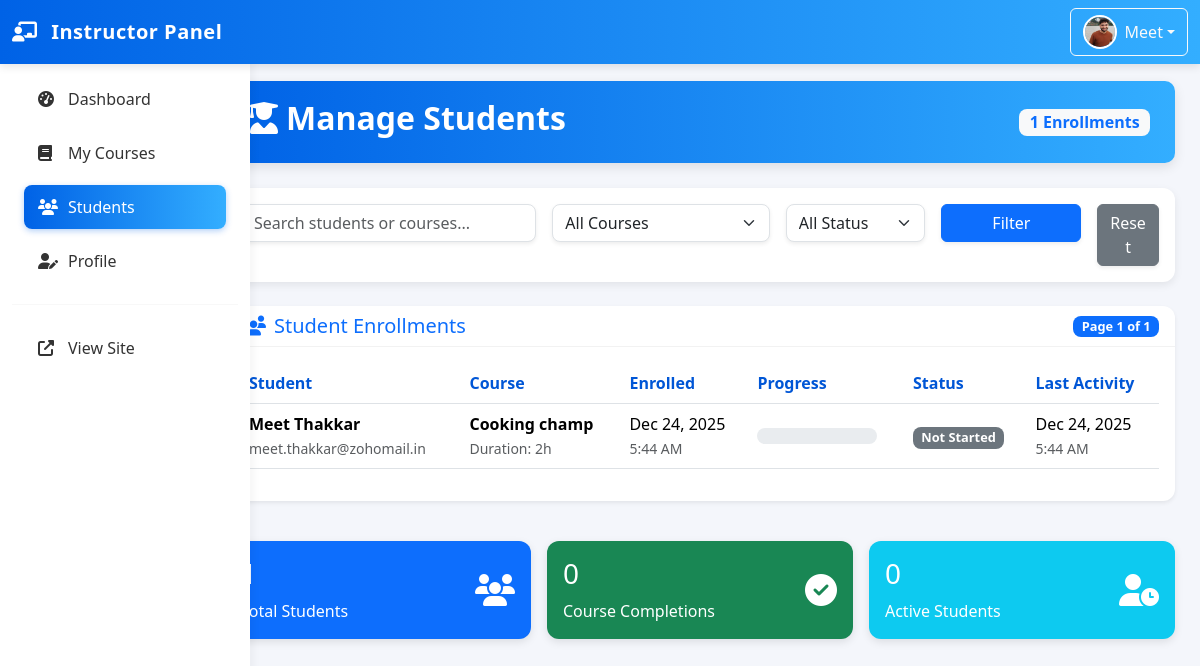
Page /instructor/instructor_students.php (signed in) on the earlier database version.
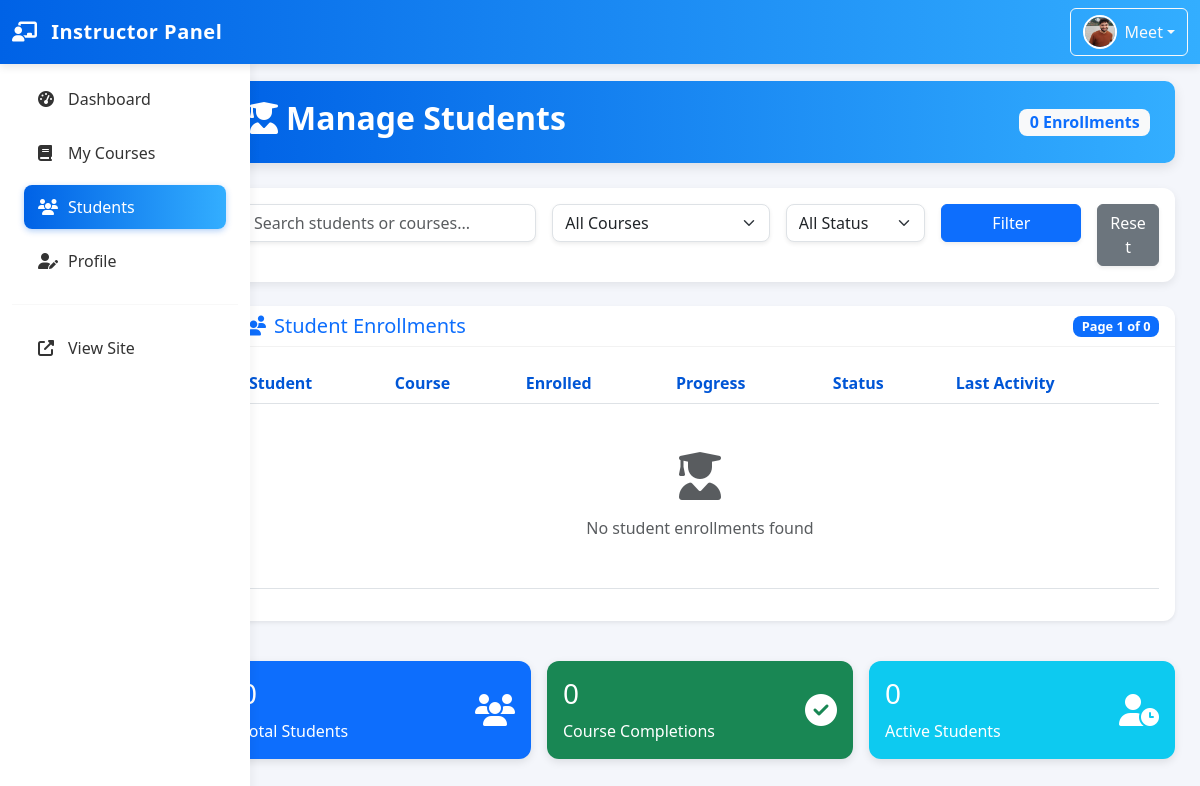
Same page on the later database version.
### tables this page shows
CREATE TABLE `instructors` (
  `id` int(11) NOT NULL,
  `first_name` varchar(100) NOT NULL,
  `last_name` varchar(100) NOT NULL,
  `email` varchar(255) NOT NULL,
  `password` varchar(255) NOT NULL,
  `profile_picture` varchar(255) DEFAULT NULL,
  `bio` text DEFAULT NULL,
  `id_proof` varchar(255) NOT NULL,
  `qualification` varchar(255) DEFAULT NULL,
  `experience` varchar(100) DEFAULT NULL,
  `expertise_area` varchar(255) DEFAULT NULL,
  `profile_status` enum('pending','active','inactive') NOT NULL DEFAULT 'pending',
  `verified` enum('yes','no') DEFAULT 'no',
  `email_verified` tinyint(1) DEFAULT 0,
  `created_at` timestamp NOT NULL DEFAULT current_timestamp(),
  `updated_at` timestamp NOT NULL DEFAULT current_timestamp() ON UPDATE current_timestamp()
);

CREATE TABLE `enrollments` (
  `id` int(11) NOT NULL,
  `user_id` int(11) DEFAULT NULL,
  `course_id` int(11) DEFAULT NULL,
  `enrolled_at` timestamp NOT NULL DEFAULT current_timestamp(),
  `completed_at` timestamp NULL DEFAULT NULL,
  `progress` int(11) DEFAULT 0,
  `completed` tinyint(1) DEFAULT 0,
  `created_at` timestamp NOT NULL DEFAULT current_timestamp(),
  `updated_at` timestamp NULL DEFAULT NULL ON UPDATE current_timestamp()
);

CREATE TABLE `users` (
  `id` int(11) NOT NULL,
  `email` varchar(100) NOT NULL,
  `password` varchar(255) NOT NULL,
  `first_name` varchar(50) NOT NULL,
  `last_name` varchar(50) NOT NULL,
  `profile_picture` varchar(255) DEFAULT NULL,
  `bio` text DEFAULT NULL,
  `created_at` timestamp NOT NULL DEFAULT current_timestamp(),
  `updated_at` timestamp NOT NULL DEFAULT current_timestamp() ON UPDATE current_timestamp()
);

CREATE TABLE `courses` (
  `id` int(11) NOT NULL,
  `title` varchar(255) NOT NULL,
  `description` text DEFAULT NULL,
  `instructor_id` int(11) DEFAULT NULL,
  `category` varchar(100) DEFAULT NULL,
  `price` decimal(10,2) DEFAULT 0.00,
  `thumbnail` varchar(255) DEFAULT NULL,
  `duration` int(11) DEFAULT 0,
  `level` enum('beginner','intermediate','advanced') DEFAULT 'beginner',
  `is_published` tinyint(1) DEFAULT 0,
  `created_at` timestamp NOT NULL DEFAULT current_timestamp(),
  `updated_at` timestamp NOT NULL DEFAULT current_timestamp() ON UPDATE current_timestamp()
);

### instructor/instructor_students.php (the view, shortened to what the rows shown need)
<?php
require_once 'instructor_header.php';
$instructorId = $_SESSION['instructor_id'];
$page = isset($_GET['page']) ? max(1, (int) $_GET['page']) : 1;
$limit = 15;
$offset = ($page - 1) * $limit;
$where = "c.instructor_id = ?";
$params = [$instructorId];
$stmt = $pdo->prepare("
    SELECT
        e.*, u.first_name, u.last_name, u.email, u.profile_picture,
        c.title as course_title, c.duration as course_duration,
        (SELECT COUNT(*) FROM lessons l
         JOIN course_modules cm ON l.module_id = cm.id
         WHERE cm.course_id = c.id) as total_lessons,
        (SELECT COUNT(*) FROM user_progress up
         JOIN lessons l ON up.lesson_id = l.id
         JOIN course_modules cm ON l.module_id = cm.id
         WHERE up.user_id = u.id AND cm.course_id = c.id AND up.completed = 1) as completed_lessons
    FROM enrollments e
    JOIN users u ON e.user_id = u.id
    JOIN courses c ON e.course_id = c.id
    WHERE $where
    ORDER BY e.enrolled_at DESC
    LIMIT $limit OFFSET $offset
");
$stmt->execute($params);
$enrollments = $stmt->fetchAll();
?>
<div class="page-header d-flex justify-content-between align-items-center flex-wrap">
    <h2><i class="fas fa-user-graduate me-2"></i>Manage Students</h2>
</div>
<div class="card shadow-sm">
    <div class="card-body">
        <div class="table-responsive">
            <table class="table align-middle table-hover">
                <thead>
                    <tr>
                        <th>Student</th>
                        <th>Course</th>
                        <th>Enrolled</th>
                        <th>Progress</th>
                        <th>Status</th>
                        <th>Last Activity</th>
                    </tr>
                </thead>
                <tbody>
                    <?php if (empty($enrollments)): ?>
                        <tr>
                            <td colspan="6" class="text-center text-muted py-5">
                                <i class="fas fa-user-graduate fa-3x mb-3"></i><br>
                                No student enrollments found
                            </td>
                        </tr>
                    <?php else: ?>
                        <?php foreach ($enrollments as $enrollment): ?>
                            <tr>
                                <td>
                                    <div class="d-flex align-items-center">
                                        <div>
                                            <strong><?php echo htmlspecialchars($enrollment['first_name'] . ' ' . $enrollment['last_name']); ?></strong><br>
                                            <small
                                                class="text-muted"><?php echo htmlspecialchars($enrollment['email']); ?></small>
                                        </div>
                                    </div>
                                </td>
                                <td>
                                    <strong><?php echo htmlspecialchars($enrollment['course_title']); ?></strong><br>
                                    <small class="text-muted">Duration: <?php echo $enrollment['course_duration']; ?>h</small>
                                </td>
                                <td>
                                    <?php echo date('M j, Y', strtotime($enrollment['enrolled_at'])); ?><br>
                                    <small
                                        class="text-muted"><?php echo date('g:i A', strtotime($enrollment['enrolled_at'])); ?></small>
                                </td>
                                <td>
                                    <div class="progress" style="width:120px;">
                                    </div>
                                </td>
                                <td>
                                    <?php if ($enrollment['completed']): ?>
                                        <span class="badge bg-success"><i class="fas fa-check"></i> Completed</span>
                                    <?php else: ?>
                                        <span class="badge bg-<?php echo $enrollment['progress'] > 0 ? 'primary' : 'secondary'; ?>">
                                            <?php echo $enrollment['progress'] > 0 ? 'In Progress' : 'Not Started'; ?>
                                        </span>
                                    <?php endif; ?>
                                </td>
                                <td>
                                    <?php
                                    $lastActivity = $enrollment['updated_at'] ?: $enrollment['enrolled_at'];
                                    echo date('M j, Y', strtotime($lastActivity)); ?><br>
                                    <small class="text-muted"><?php echo date('g:i A', strtotime($lastActivity)); ?></small>
                                </td>
                            </tr>
                        <?php endforeach; ?>
                    <?php endif; ?>
                </tbody>
            </table>
        </div>
    </div>
</div>
<?php require_once 'instructor_footer.php'; ?>

### instructor/instructor_header.php (shortened to what the rows shown need)
<?php
$instructorId = $_SESSION['instructor_id'];
try {
    $stmt = $pdo->prepare("SELECT first_name, last_name, email, profile_picture FROM instructors WHERE id = ?");
    $stmt->execute([$instructorId]);
    $instructor = $stmt->fetch();
} catch (PDOException $e) {
    session_destroy();
    header("Location: ../instructor_login.php");
    exit();
}
$profile_img_name = !empty($instructor['profile_picture']) && file_exists(__DIR__ . '/../uploads/instructors/' . $instructor['profile_picture'])
    ? $instructor['profile_picture']
    : 'default.png';
$profile_img_path = '../uploads/instructors/' . htmlspecialchars($profile_img_name);
?>
<!DOCTYPE html>
<html lang="en">
<head>
    <link href="https://cdn.jsdelivr.net/npm/bootstrap@5.3.2/dist/css/bootstrap.min.css" rel="stylesheet">
    <link href="https://cdnjs.cloudflare.com/ajax/libs/font-awesome/6.5.0/css/all.min.css" rel="stylesheet">
</head>
<body>
    <nav class="navbar navbar-dark navbar-expand-lg fixed-top">
        <div class="container-fluid">
            <div class="collapse navbar-collapse" id="navbarNav">
                <div class="navbar-nav ms-auto align-items-center">
                    <div class="dropdown">
                        <button class="btn btn-outline-light dropdown-toggle d-flex align-items-center" type="button"
                            data-bs-toggle="dropdown">
                            <img src="<?php echo $profile_img_path; ?>" alt="Profile" class="avatar-navbar">
                            <span><?php echo htmlspecialchars($instructor['first_name']); ?></span>
                        </button>
                    </div>
                </div>
            </div>
        </div>
    </nav>
    <div class="container-fluid">
        <div class="row">
            <main class="col-md-9 ms-sm-auto col-lg-10 main-content">

Differences in the rows shown:
removed enrollments: user.last_name "Meet Thakkar", user.email "meet.thakkar@zohomail.in", course.title "Cooking champ", course.duration "2", enrolled_at "Dec 24, 2025", enrolled_at "5:44 AM", completed "Not Started", date('M j, Y', strtotime($lastActivity)) "Dec 24, 2025", date('g:i A', strtotime($lastActivity)) "5:44 AM"
Other differences:
$totalStudents: "1" → "0"
$totalPages: "1" → "0"
text now shown: "No student enrollments found"
